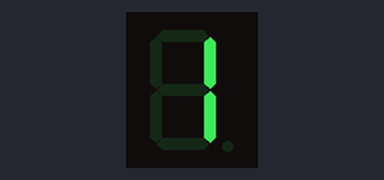
The sketch below on a simulated Arduino Uno, built with avr-gcc and run on an emulated ATmega328P. Parts: 1-digit seven-segment display. Wiring (inferred from the names in the program): 1-digit 7-segment display, segments lit when HIGH: segments pin 2, pin 3, pin 4, pin 5, pin 6, pin 7, pin 8. The segment pins are drawn as the display they are named for.

Above: at 0.1 s.
At 1.1 s:
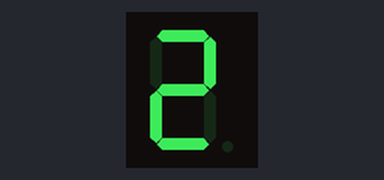
At 2.1 s:
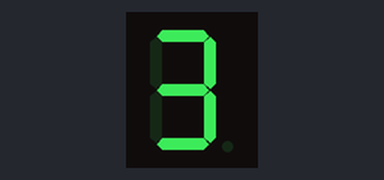
At 4.1 s:
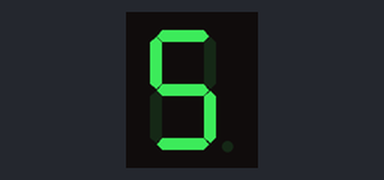
At 6.1 s:
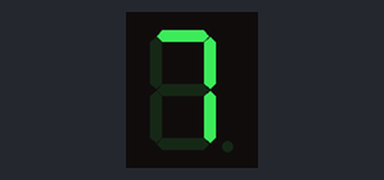
At 8.1 s:
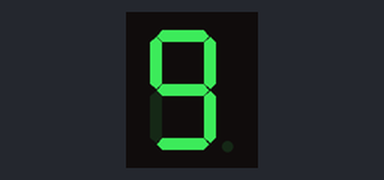

Measured:
- by itself, everything shown: repeats every 9.0 s, in 9 steps
- what the display in image 1 shows lasts 1.0 s, from 1.0 s to 2.0 s

The sketch:

Display.ino
```cpp
// Definición de los pines para cada segmento del display
const int segmentos[10][7] = {
  {1, 1, 1, 1, 1, 1, 0}, // 0
  {0, 1, 1, 0, 0, 0, 0}, // 1
  {1, 1, 0, 1, 1, 0, 1}, // 2
  {1, 1, 1, 1, 0, 0, 1}, // 3
  {0, 1, 1, 0, 0, 1, 1}, // 4
  {1, 0, 1, 1, 0, 1, 1}, // 5
  {1, 0, 1, 1, 1, 1, 1}, // 6
  {1, 1, 1, 0, 0, 0, 0}, // 7
  {1, 1, 1, 1, 1, 1, 1}, // 8
  {1, 1, 1, 1, 0, 1, 1}  // 9
};

// Definición de los pines del display
const int pin_a = 2;
const int pin_b = 3;
const int pin_c = 4;
const int pin_d = 5;
const int pin_e = 6;
const int pin_f = 7;
const int pin_g = 8;

void setup() {
  // Configurar pines como salida
  pinMode(pin_a, OUTPUT);
  pinMode(pin_b, OUTPUT);
  pinMode(pin_c, OUTPUT);
  pinMode(pin_d, OUTPUT);
  pinMode(pin_e, OUTPUT);
  pinMode(pin_f, OUTPUT);
  pinMode(pin_g, OUTPUT);
}

void loop() {
  // Encender números del 1 al 9 en el display
  for (int i = 1; i <= 9; i++) {
    mostrarNumero(i);
    delay(1000); // Mostrar cada número durante 1 segundo
  }
}

void mostrarNumero(int numero) {
  // Apagar todos los segmentos
  apagarSegmentos();

  // Encender segmentos correspondientes al número dado
  for (int i = 0; i < 7; i++) {
    if (segmentos[numero][i] == 1) {
      encenderSegmento(i);
    }
  }
}

void apagarSegmentos() {
  digitalWrite(pin_a, LOW);
  digitalWrite(pin_b, LOW);
  digitalWrite(pin_c, LOW);
  digitalWrite(pin_d, LOW);
  digitalWrite(pin_e, LOW);
  digitalWrite(pin_f, LOW);
  digitalWrite(pin_g, LOW);
}

void encenderSegmento(int segmento) {
  switch (segmento) {
    case 0:
      digitalWrite(pin_a, HIGH);
      break;
    case 1:
      digitalWrite(pin_b, HIGH);
      break;
    case 2:
      digitalWrite(pin_c, HIGH);
      break;
    case 3:
      digitalWrite(pin_d, HIGH);
      break;
    case 4:
      digitalWrite(pin_e, HIGH);
      break;
    case 5:
      digitalWrite(pin_f, HIGH);
      break;
    case 6:
      digitalWrite(pin_g, HIGH);
      break;
  }
}
```
